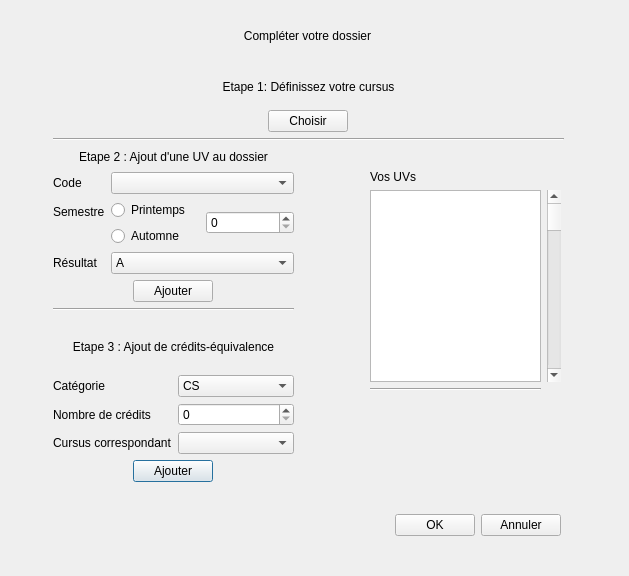
<?xml version="1.0" encoding="UTF-8"?>
<ui version="4.0">
 <class>fenEditDoss</class>
 <widget class="QDialog" name="fenEditDoss">
  <property name="geometry">
   <rect>
    <x>0</x>
    <y>0</y>
    <width>629</width>
    <height>576</height>
   </rect>
  </property>
  <property name="windowTitle">
   <string>Dialog</string>
  </property>
  <widget class="QWidget" name="verticalLayoutWidget_5">
   <property name="geometry">
    <rect>
     <x>53</x>
     <y>340</y>
     <width>241</width>
     <height>142</height>
    </rect>
   </property>
   <layout class="QVBoxLayout" name="verticalLayout_5">
    <item alignment="Qt::AlignTop">
     <widget class="QLabel" name="label_5">
      <property name="text">
       <string>Etape 3 : Ajout de crédits-équivalence</string>
      </property>
      <property name="alignment">
       <set>Qt::AlignCenter</set>
      </property>
     </widget>
    </item>
    <item>
     <layout class="QFormLayout" name="formLayout_3">
      <item row="0" column="0">
       <widget class="QLabel" name="label_9">
        <property name="text">
         <string>Catégorie</string>
        </property>
       </widget>
      </item>
      <item row="1" column="0">
       <widget class="QLabel" name="label_10">
        <property name="text">
         <string>Nombre de crédits</string>
        </property>
       </widget>
      </item>
      <item row="2" column="0">
       <widget class="QLabel" name="label_11">
        <property name="text">
         <string>Cursus correspondant</string>
        </property>
       </widget>
      </item>
      <item row="0" column="1">
       <widget class="QComboBox" name="comboBox_2">
        <item>
         <property name="text">
          <string>CS</string>
         </property>
        </item>
        <item>
         <property name="text">
          <string>TM</string>
         </property>
        </item>
        <item>
         <property name="text">
          <string>TSH</string>
         </property>
        </item>
        <item>
         <property name="text">
          <string>SP</string>
         </property>
        </item>
       </widget>
      </item>
      <item row="1" column="1">
       <widget class="QSpinBox" name="spinBox"/>
      </item>
      <item row="2" column="1">
       <widget class="QComboBox" name="comboBox_3"/>
      </item>
     </layout>
    </item>
    <item alignment="Qt::AlignHCenter">
     <widget class="QPushButton" name="pushButton_3">
      <property name="text">
       <string>Ajouter</string>
      </property>
     </widget>
    </item>
   </layout>
  </widget>
  <widget class="QWidget" name="verticalLayoutWidget">
   <property name="geometry">
    <rect>
     <x>53</x>
     <y>70</y>
     <width>511</width>
     <height>71</height>
    </rect>
   </property>
   <layout class="QVBoxLayout" name="verticalLayout">
    <item>
     <widget class="QLabel" name="label_2">
      <property name="text">
       <string>Etape 1: Définissez votre cursus</string>
      </property>
      <property name="alignment">
       <set>Qt::AlignCenter</set>
      </property>
     </widget>
    </item>
    <item alignment="Qt::AlignHCenter">
     <widget class="QPushButton" name="pushButton">
      <property name="text">
       <string>Choisir</string>
      </property>
     </widget>
    </item>
    <item>
     <widget class="Line" name="line_2">
      <property name="orientation">
       <enum>Qt::Horizontal</enum>
      </property>
     </widget>
    </item>
   </layout>
  </widget>
  <widget class="QWidget" name="verticalLayoutWidget_3">
   <property name="geometry">
    <rect>
     <x>52</x>
     <y>20</y>
     <width>511</width>
     <height>31</height>
    </rect>
   </property>
   <layout class="QVBoxLayout" name="verticalLayout_3">
    <item>
     <widget class="QLabel" name="label">
      <property name="text">
       <string>Compléter votre dossier</string>
      </property>
      <property name="alignment">
       <set>Qt::AlignCenter</set>
      </property>
     </widget>
    </item>
   </layout>
  </widget>
  <widget class="QWidget" name="verticalLayoutWidget_2">
   <property name="geometry">
    <rect>
     <x>53</x>
     <y>150</y>
     <width>241</width>
     <height>161</height>
    </rect>
   </property>
   <layout class="QVBoxLayout" name="verticalLayout_2">
    <item alignment="Qt::AlignTop">
     <widget class="QLabel" name="label_3">
      <property name="text">
       <string>Etape 2 : Ajout d'une UV au dossier</string>
      </property>
      <property name="alignment">
       <set>Qt::AlignCenter</set>
      </property>
     </widget>
    </item>
    <item>
     <layout class="QFormLayout" name="formLayout_2">
      <property name="sizeConstraint">
       <enum>QLayout::SetMaximumSize</enum>
      </property>
      <property name="fieldGrowthPolicy">
       <enum>QFormLayout::AllNonFixedFieldsGrow</enum>
      </property>
      <property name="labelAlignment">
       <set>Qt::AlignLeading|Qt::AlignLeft|Qt::AlignVCenter</set>
      </property>
      <item row="0" column="0">
       <widget class="QLabel" name="label_6">
        <property name="text">
         <string>Code</string>
        </property>
       </widget>
      </item>
      <item row="1" column="0">
       <widget class="QLabel" name="label_7">
        <property name="text">
         <string>Semestre</string>
        </property>
       </widget>
      </item>
      <item row="1" column="1">
       <layout class="QGridLayout" name="gridLayout">
        <item row="0" column="0">
         <widget class="QRadioButton" name="radioButton">
          <property name="text">
           <string>Printemps</string>
          </property>
         </widget>
        </item>
        <item row="1" column="0">
         <widget class="QRadioButton" name="radioButton_2">
          <property name="text">
           <string>Automne</string>
          </property>
         </widget>
        </item>
        <item row="0" column="1" rowspan="2">
         <widget class="QSpinBox" name="annee"/>
        </item>
       </layout>
      </item>
      <item row="2" column="0">
       <widget class="QLabel" name="label_8">
        <property name="text">
         <string>Résultat</string>
        </property>
       </widget>
      </item>
      <item row="2" column="1">
       <widget class="QComboBox" name="comboBoxRes">
        <item>
         <property name="text">
          <string>A</string>
         </property>
        </item>
        <item>
         <property name="text">
          <string>B</string>
         </property>
        </item>
        <item>
         <property name="text">
          <string>C</string>
         </property>
        </item>
        <item>
         <property name="text">
          <string>D</string>
         </property>
        </item>
        <item>
         <property name="text">
          <string>E</string>
         </property>
        </item>
        <item>
         <property name="text">
          <string>FX</string>
         </property>
        </item>
        <item>
         <property name="text">
          <string>F</string>
         </property>
        </item>
        <item>
         <property name="text">
          <string>En Cours</string>
         </property>
        </item>
       </widget>
      </item>
      <item row="0" column="1">
       <widget class="QComboBox" name="comboBox_4"/>
      </item>
     </layout>
    </item>
    <item alignment="Qt::AlignHCenter">
     <widget class="QPushButton" name="pushButton_2">
      <property name="text">
       <string>Ajouter</string>
      </property>
     </widget>
    </item>
    <item>
     <widget class="Line" name="line_4">
      <property name="orientation">
       <enum>Qt::Horizontal</enum>
      </property>
     </widget>
    </item>
   </layout>
  </widget>
  <widget class="QWidget" name="verticalLayoutWidget_4">
   <property name="geometry">
    <rect>
     <x>370</x>
     <y>170</y>
     <width>191</width>
     <height>221</height>
    </rect>
   </property>
   <layout class="QGridLayout" name="gridLayout_2">
    <item row="2" column="0">
     <widget class="QListWidget" name="listUvsAjoutes"/>
    </item>
    <item row="3" column="0">
     <widget class="Line" name="line_8">
      <property name="orientation">
       <enum>Qt::Horizontal</enum>
      </property>
     </widget>
    </item>
    <item row="1" column="0">
     <widget class="QLabel" name="label_4">
      <property name="text">
       <string>Vos UVs</string>
      </property>
     </widget>
    </item>
    <item row="2" column="1">
     <widget class="QScrollBar" name="verticalScrollBar">
      <property name="orientation">
       <enum>Qt::Vertical</enum>
      </property>
     </widget>
    </item>
   </layout>
  </widget>
  <widget class="QWidget" name="horizontalLayoutWidget">
   <property name="geometry">
    <rect>
     <x>50</x>
     <y>500</y>
     <width>511</width>
     <height>51</height>
    </rect>
   </property>
   <layout class="QHBoxLayout" name="horizontalLayout">
    <item>
     <spacer name="horizontalSpacer">
      <property name="orientation">
       <enum>Qt::Horizontal</enum>
      </property>
      <property name="sizeHint" stdset="0">
       <size>
        <width>40</width>
        <height>20</height>
       </size>
      </property>
     </spacer>
    </item>
    <item>
     <widget class="QPushButton" name="boutonOK">
      <property name="text">
       <string>OK</string>
      </property>
     </widget>
    </item>
    <item>
     <widget class="QPushButton" name="BoutonAnnuler">
      <property name="text">
       <string>Annuler</string>
      </property>
     </widget>
    </item>
   </layout>
  </widget>
 </widget>
 <resources/>
 <connections>
  <connection>
   <sender>BoutonAnnuler</sender>
   <signal>clicked()</signal>
   <receiver>fenEditDoss</receiver>
   <slot>close()</slot>
   <hints>
    <hint type="sourcelabel">
     <x>521</x>
     <y>526</y>
    </hint>
    <hint type="destinationlabel">
     <x>609</x>
     <y>529</y>
    </hint>
   </hints>
  </connection>
 </connections>
</ui>
